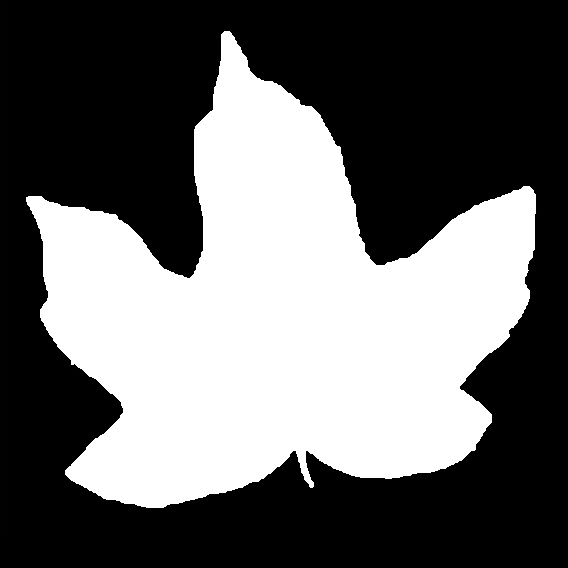
#> input picture enlarged_squared/Acer_Campestre/2.jpg, 568 x 568 px, found by its file name; its folder holds only this picture in this run
$ python shrink_enlarged_squared.py
#> lines starting #> are read from the running program, lines starting #| are printed output that depends on the picture
#RUN THIS CODE AFTER CHOOSING IMAGE DIMENSIONS AND PATHS BELOW TO GENERATE RESIZED PHOTOS
import cv2
from pathlib import Path
import os
import random

#ADJUST PATHS ACCORDING TO YOUR LOCAL PATHS
directory = "C:/Users/sonan/OneDrive/Documents/GitHub/Machine-Learning-for-Plants/enlarged_squared"
path = 'C:/Users/sonan/OneDrive/Documents/GitHub/Machine-Learning-for-Plants/50x50'


folders_path = []
folders_names = []
x = 1
for fname in os.listdir(directory):

    folder_path = f"{directory}/{fname}"
    folder_path2 = f"{path}/{fname}"
    folder_path3 = f"{path}_test/{fname}"
    folders_path.append(folder_path)
    folders_names.append(fname)
    os.makedirs(folder_path2)
    os.makedirs(folder_path3)
#> pass 2 of the loop `for fname in os.listdir(directory):`:


i= 1
x = 0
j = 0

i = 1
j = 0
x = 0
for fname in folders_path:
    rand_list=[]
    while len(rand_list)!=2: # EDIT THIS NUMBER TO ADJUST NUMBER OF IMAGES PER CLASS IN TESTING SET
        x = random.randint(1,16)
        if x not in rand_list:
            rand_list.append(x)
    print(rand_list)
    i = 1
    for img in os.listdir(fname):
        image = cv2.imread(f"{fname}/{img}",0)
#> image is the input picture: shape (568, 568); min 0, max 255, mean 103
        #EDIT IMAGE SIZE HERE
        resized = cv2.resize(image, (50,50))
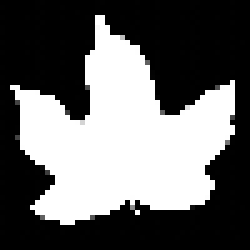
#> resized: shape (50, 50) (shown 5 times larger); min 0, max 255, mean 102.6
        if i in rand_list:
            print("True")
            cv2.imwrite(f"{path}_test/{folders_names[j]}/{folders_names[j]}_{i}.jpg", resized)
        else:
            cv2.imwrite(f"{path}/{folders_names[j]}/{folders_names[j]}_{i}.jpg", resized)
        i+=1
    j+=1
#> pass 2 of the loop `for fname in folders_path:`:
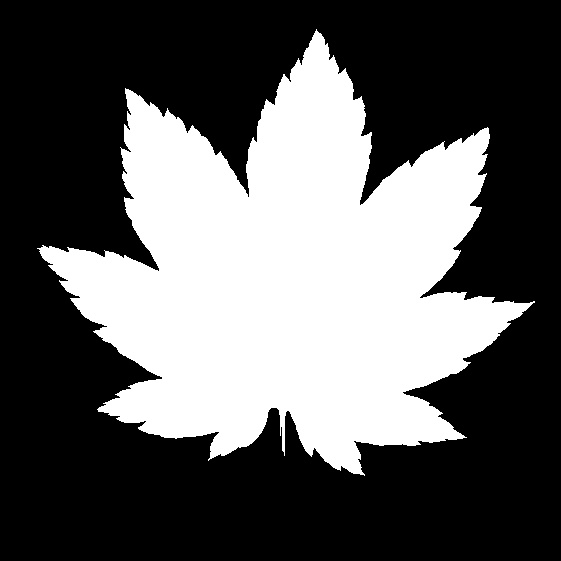
#> input picture enlarged_squared/Acer_Circinatum/34.jpg, 561 x 561 px, found by its file name
#> image is the input picture: shape (561, 561); min 0, max 255, mean 92.8
#> `resized = cv2.resize(image, (50,50))`:
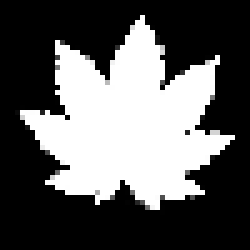
#> resized: shape (50, 50) (shown 5 times larger); min 0, max 255, mean 92.6
